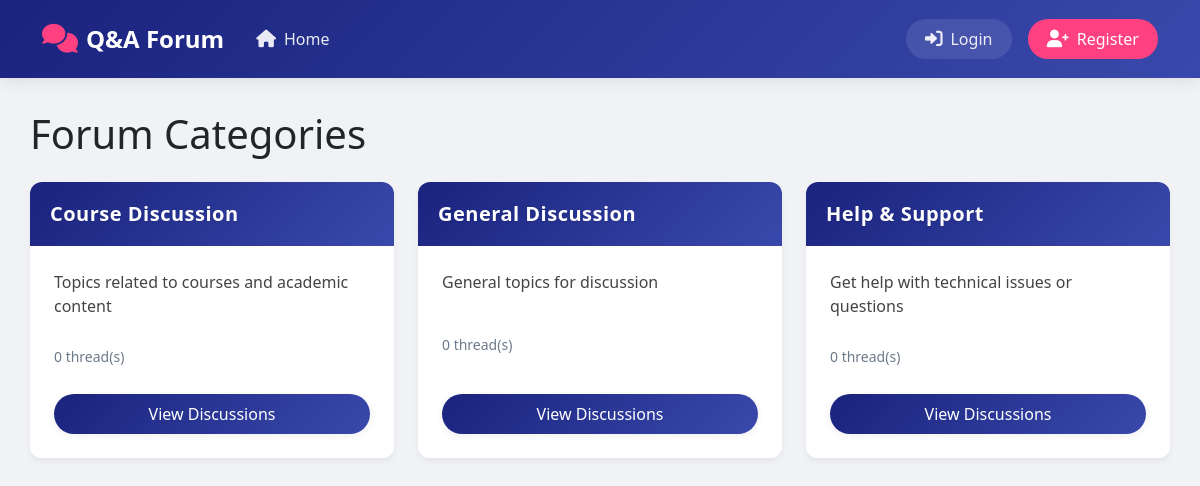
The page / on the database its author committed.
### tables this page shows
CREATE TABLE IF NOT EXISTS categories (
    category_id INT AUTO_INCREMENT PRIMARY KEY,
    name VARCHAR(100) NOT NULL,
    description TEXT,
    created_at TIMESTAMP DEFAULT CURRENT_TIMESTAMP
);

### includes/functions.php (called while the page is built, shortened)
<?php
function isLoggedIn() {
    return false;
}
function escapeOutput($text) {
    return htmlspecialchars($text, ENT_QUOTES, 'UTF-8');
}
?>

### index.php (the view)
<?php
include "includes/header.php";
?>
<div class="row">
    <div class="col-md-12">
        <h1 class="mb-4">Forum Categories</h1>
        <?php
        $sql = "SELECT * FROM categories ORDER BY name";
        $result = mysqli_query($conn, $sql);
        if (mysqli_num_rows($result) > 0) {
            echo '<div class="row row-cols-1 row-cols-md-2 row-cols-lg-3 g-4">';
            while ($row = mysqli_fetch_assoc($result)) {
                $thread_sql = "SELECT COUNT(*) as thread_count FROM threads WHERE category_id = " . $row['category_id'];
                $thread_result = mysqli_query($conn, $thread_sql);
                $thread_count = mysqli_fetch_assoc($thread_result)['thread_count'];
                echo '<div class="col">';
                echo '<div class="card category-card h-100">';
                echo '<div class="card-header">';
                echo '<h5 class="card-title mb-0">' . escapeOutput($row['name']) . '</h5>';
                echo '</div>';
                echo '<div class="card-body">';
                echo '<p class="card-text">' . escapeOutput($row['description']) . '</p>';
                echo '<p class="card-text"><small class="text-muted">' . $thread_count . ' thread(s)</small></p>';
                echo '<a href="category.php?id=' . $row['category_id'] . '" class="btn btn-primary">View Discussions</a>';
                echo '</div>';
                echo '</div>';
                echo '</div>';
            }
            echo '</div>';
        } else {
            echo '<div class="alert alert-info">No categories found.</div>';
        }
        ?>
    </div>
</div>
<?php
include "includes/footer.php";
?>

### includes/header.php (shortened to what this page needs)
<?php
include_once "config/database.php";
include_once "includes/functions.php";
?>
<!DOCTYPE html>
<html lang="en">
<head>
    <link href="https://cdn.jsdelivr.net/npm/bootstrap@5.3.0-alpha1/dist/css/bootstrap.min.css" rel="stylesheet">
    <link rel="stylesheet" href="https://cdnjs.cloudflare.com/ajax/libs/font-awesome/6.0.0/css/all.min.css">
    <link rel="stylesheet" href="css/style.css">
</head>
<body>
    <nav class="navbar navbar-expand-lg">
        <div class="container">
            <a class="navbar-brand" href="index.php">
                <i class="fas fa-comments"></i>
                <span>Q&A Forum</span>
            </a>
            <div class="collapse navbar-collapse" id="navbarNav">
                <ul class="navbar-nav me-auto">
                    <li class="nav-item">
                        <a class="nav-link" href="index.php">
                            <i class="fas fa-home"></i>
                            <span>Home</span>
                        </a>
                    </li>
                </ul>
                <div class="nav-auth">
                    <?php if (isLoggedIn()): ?>
                        <div class="user-menu">
                            <span class="welcome-text">
                                <i class="fas fa-user-circle"></i>
                                <?php echo escapeOutput(getUsernameById($conn, $_SESSION['user_id'])); ?>
                            </span>
                            <a href="logout.php" class="nav-link logout-btn">
                                <i class="fas fa-sign-out-alt"></i>
                                <span>Logout</span>
                            </a>
                        </div>
                    <?php else: ?>
                        <div class="auth-buttons">
                            <a href="login.php" class="nav-link login-btn">
                                <i class="fas fa-sign-in-alt"></i>
                                <span>Login</span>
                            </a>
                            <a href="register.php" class="nav-link register-btn">
                                <i class="fas fa-user-plus"></i>
                                <span>Register</span>
                            </a>
                        </div>
                    <?php endif; ?>
                </div>
            </div>
        </div>
    </nav>
    <div class="container main-container">

### includes/footer.php (shortened to what this page needs)
    </div>
</body>
</html>

### css/style.css (style rules this page uses)
body { background-color: #f0f2f5; font-family: 'Segoe UI', Tahoma, Geneva, Verdana, sans-serif; }
.navbar { background: linear-gradient(135deg, #1a237e, #3949ab); padding: 1rem 0; box-shadow: 0 2px 15px rgba(0, 0, 0, 0.1); position: sticky; top: 0; z-index: 1000; }
.navbar-brand { color: #ffffff !important; font-size: 1.5rem; font-weight: 600; display: flex; align-items: center; gap: 0.5rem; transition: transform 0.3s ease; }
.navbar-brand i { font-size: 1.8rem; color: #ff4081; }
.nav-link { color: rgba(255, 255, 255, 0.9) !important; display: flex; align-items: center; gap: 0.5rem; padding: 0.5rem 1rem !important; border-radius: 8px; transition: all 0.3s ease; }
.nav-link i { font-size: 1.1rem; }
.nav-auth { display: flex; align-items: center; gap: 1rem; }
.auth-buttons { display: flex; gap: 1rem; }
.login-btn, .register-btn { padding: 0.5rem 1.2rem !important; border-radius: 25px; font-weight: 500; }
.login-btn { background: rgba(255, 255, 255, 0.1); }
.register-btn { background: #ff4081; color: #ffffff !important; }
.main-container { min-height: 80vh; padding: 2rem 0; }
.card { margin-bottom: 20px; box-shadow: 0 4px 6px rgba(0, 0, 0, 0.05); border: none; border-radius: 12px; transition: transform 0.3s ease, box-shadow 0.3s ease; height: 100%; }
.card-header { background: linear-gradient(135deg, #1a237e, #3949ab); color: white; border-bottom: none; border-radius: 12px 12px 0 0 !important; padding: 1.25rem; }
.card-body { padding: 1.5rem; }
.category-card { transition: transform 0.3s ease; height: 100%; display: flex; flex-direction: column; }
.category-card .card-header { background: linear-gradient(135deg, #1a237e, #3949ab); color: #fff; border-bottom: none; border-radius: 12px 12px 0 0 !important; padding: 1.25rem; }
.category-card .card-title { color: #fff; font-weight: 700; margin-bottom: 0; letter-spacing: 0.5px; text-shadow: 0 1px 2px rgba(30, 30, 60, 0.15); }
.category-card .card-body { flex: 1; display: flex; flex-direction: column; background: #fff; color: #222; border-radius: 0 0 12px 12px; }
.category-card .card-text { color: #444; flex-grow: 1; margin-bottom: 1rem; }
.category-card .btn-primary { background: linear-gradient(135deg, #1a237e, #3949ab); border: none; border-radius: 25px; padding: 0.5rem 1.5rem; transition: all 0.3s ease; margin-top: auto; color: #fff; font-weight: 500; box-shadow: 0 2px 8px rgba(30, 30, 60, 0.07); }
.card-header, .thread-card .card-header, .reply-card .card-header { background: #f5f7fa; color: #1a237e; border-radius: 12px 12px 0 0 !important; font-weight: 600; border-bottom: 1px solid #e0e3ea; }
.card-title, .thread-card .card-title, .reply-card .card-title { color: #1a237e; font-weight: 600; margin-bottom: 0.5rem; }
.btn-primary, .category-card .btn-primary { background: linear-gradient(135deg, #1a237e, #3949ab); border: none; border-radius: 25px; padding: 0.5rem 1.5rem; transition: all 0.3s ease; color: #fff; font-weight: 500; }
.text-muted { color: #6c7a89 !important; }

### rows shown on the page
categories: name "Course Discussion", description "Topics related to courses and academic content", thread_count "0"
categories: name "General Discussion", description "General topics for discussion", thread_count "0"
categories: name "Help & Support", description "Get help with technical issues or questions", thread_count "0"
